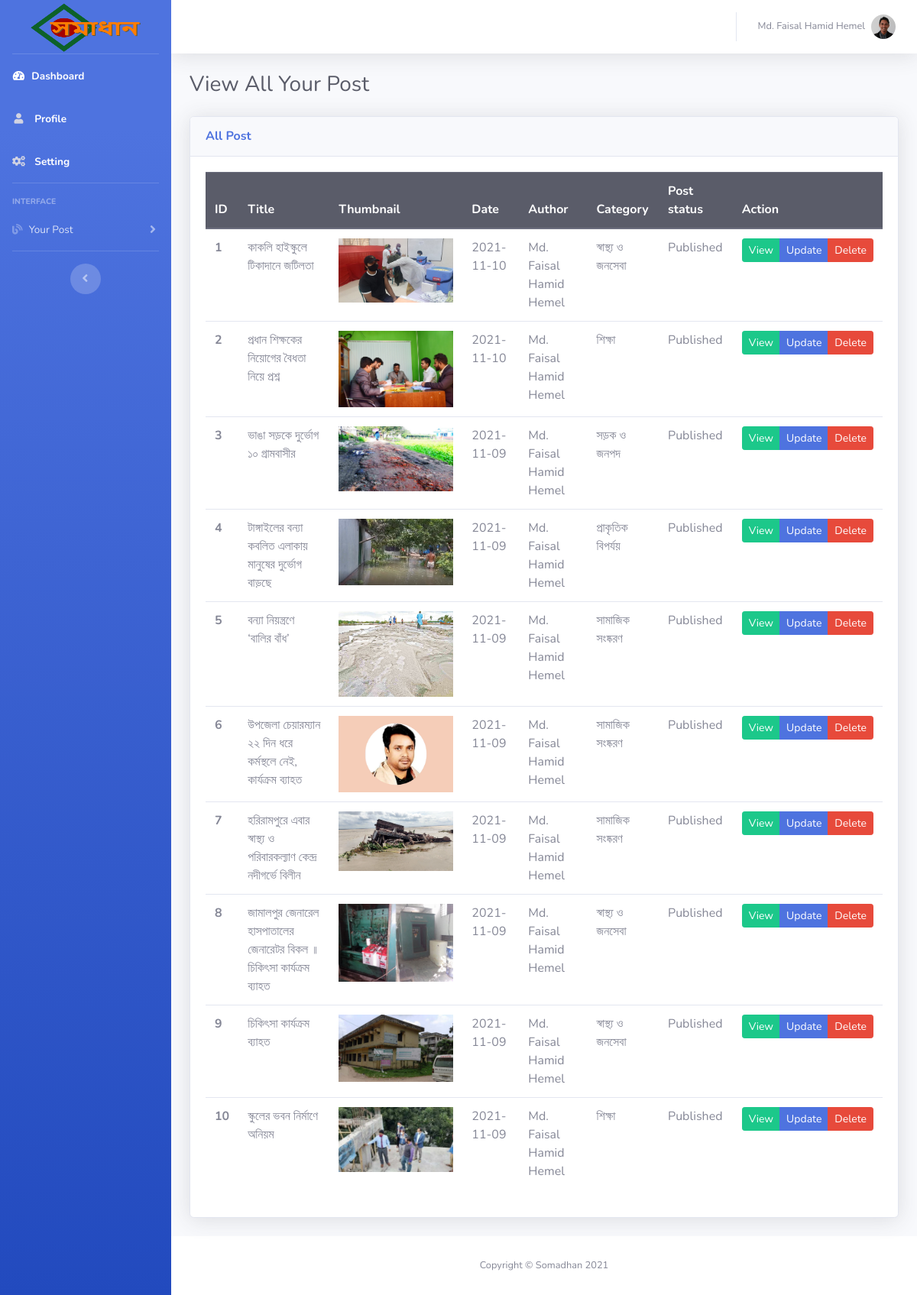
The page /user/view-all-post.php (signed in) on the database its author committed.
### tables this page shows
CREATE TABLE `blog` (
  `post_id` int(5) NOT NULL,
  `post_title` varchar(255) NOT NULL,
  `long_title` mediumtext NOT NULL,
  `post_desc` mediumtext NOT NULL,
  `post_thumb` mediumtext NOT NULL,
  `location` varchar(255) NOT NULL,
  `post_date` date NOT NULL,
  `post_author` varchar(255) NOT NULL,
  `aut_id` int(11) NOT NULL,
  `post_category` varchar(255) NOT NULL,
  `post_status` varchar(255) NOT NULL
);

### user/view-all-post.php (the view, shortened to what this page needs)
<?php include "inc/header.php"; ?>
        <div class="container-fluid">
          <h1 class="h3 mb-4 text-gray-800">View All Your Post</h1>
          <div class="row">
          	<div class="col-md-12">
            <div class="card shadow mb-4">
              <div class="card-header py-3">
                <h6 class="m-0 font-weight-bold text-primary">All Post</h6>
              </div>
              <div class="card-body">
                <table class="table">
                  <thead class="thead-dark">
                    <tr>
                      <th scope="col">ID</th>
                      <th scope="col">Title</th>
                      <th scope="col">Thumbnail</th>
                      <th scope="col">Date</th>
                      <th scope="col">Author</th>
                      <th scope="col">Category</th>
                      <th scope="col">Post status</th>
                      <th scope="col">Action</th>
                    </tr>
                  </thead>
                  <tbody>
                  <?php
                    $userid = $_SESSION['userid'];
                    $query = "SELECT * FROM blog WHERE aut_id = '$userid' ORDER BY post_id DESC";
                    $all_blog = mysqli_query($connection, $query);
                    $i = 0;
                    while ($row = mysqli_fetch_assoc($all_blog)){
                      $post_id          = $row['post_id'];
                      $post_title       = $row['post_title'];
                      $post_thumb       = $row['post_thumb'];
                      $post_date        = $row['post_date'];
                      $post_author      = $row['post_author'];
                      $post_category    = $row['post_category'];
                      $post_status      = $row['post_status'];
                      $i++;
                      ?>
                      <tr>
                      <th scope="row"><?php echo $i; ?></th>
                      <td><?php echo $post_title; ?></td>
                      <td><img src="img/posts/<?php echo $post_thumb; ?>" width="150"></td>
                      <td><?php echo $post_date; ?></td>
                      <td><?php echo $post_author; ?></td>
                      <td><?php echo $post_category; ?></td>
                      <td><?php echo $post_status; ?></td>
                      <td>
                        <div class="btn-group">
                          <a href="viewfullpost.php?view_post=<?php echo $post_id; ?>" class="btn btn-success btn-sm">View</a>
                          <a href="update_post.php?update=<?php echo $post_id; ?>" class="btn btn-primary btn-sm">Update</a>
                          <a href="view-all-post.php?delete=<?php echo $post_id; ?>" class="btn btn-danger btn-sm">Delete</a>
                        </div>
                      </td>
                    </tr>
                  <?php  }
                  ?>
                  </tbody>
                </table>
              </div>
            </div>
          	</div>
          </div>
        </div>
      </div>
<?php include "inc/footer.php"; ?>

### rows shown on the page
blog: post_title "কাকলি হাইস্কুলে টিকাদানে জটিলতা", post_thumb (picture), post_date "2021-11-10", post_author "Md. Faisal Hamid Hemel", post_category "স্বাস্থ্য ও জনসেবা", post_status "Published"
blog: post_title "প্রধান শিক্ষকের নিয়োগের বৈধতা নিয়ে প্রশ্ন", post_thumb (picture), post_date "2021-11-10", post_author "Md. Faisal Hamid Hemel", post_category "শিক্ষা", post_status "Published"
blog: post_title "ভাঙা সড়কে দুর্ভোগ ১০ গ্রামবাসীর", post_thumb (picture), post_date "2021-11-09", post_author "Md. Faisal Hamid Hemel", post_category "সড়ক ও জনপদ", post_status "Published"
blog: post_title "টাঙ্গাইলের বন্যা কবলিত এলাকায় মানুষের দুর্ভোগ বাড়ছে", post_thumb (picture), post_date "2021-11-09", post_author "Md. Faisal Hamid Hemel", post_category "প্রাকৃতিক বিপর্যয়", post_status "Published"
blog: post_title "বন্যা নিয়ন্ত্রণে ‘বালির বাঁধ’", post_thumb (picture), post_date "2021-11-09", post_author "Md. Faisal Hamid Hemel", post_category "সামাজিক সংষ্করণ", post_status "Published"
blog: post_title "উপজেলা চেয়ারম্যান ২২ দিন ধরে কর্মস্থলে নেই, কার্যক্রম ব্যাহত", post_thumb (picture), post_date "2021-11-09", post_author "Md. Faisal Hamid Hemel", post_category "সামাজিক সংষ্করণ", post_status "Published"
blog: post_title "হরিরামপুরে এবার স্বাস্থ্য ও পরিবারকল্যাণ কেন্দ্র নদীগর্ভে বিলীন", post_thumb (picture), post_date "2021-11-09", post_author "Md. Faisal Hamid Hemel", post_category "সামাজিক সংষ্করণ", post_status "Published"
blog: post_title "জামালপুর জেনারেল হাসপাতালের জেনারেটর বিকল ॥ চিকিৎসা কার্যক্রম ব্যাহত", post_thumb (picture), post_date "2021-11-09", post_author "Md. Faisal Hamid Hemel", post_category "স্বাস্থ্য ও জনসেবা", post_status "Published"
blog: post_title "চিকিৎসা কার্যক্রম ব্যাহত", post_thumb (picture), post_date "2021-11-09", post_author "Md. Faisal Hamid Hemel", post_category "স্বাস্থ্য ও জনসেবা", post_status "Published"
blog: post_title "স্কুলের ভবন নির্মাণে অনিয়ম", post_thumb (picture), post_date "2021-11-09", post_author "Md. Faisal Hamid Hemel", post_category "শিক্ষা", post_status "Published"

### other values the page prints
$_SESSION['fullname'] "Md. Faisal Hamid Hemel"
